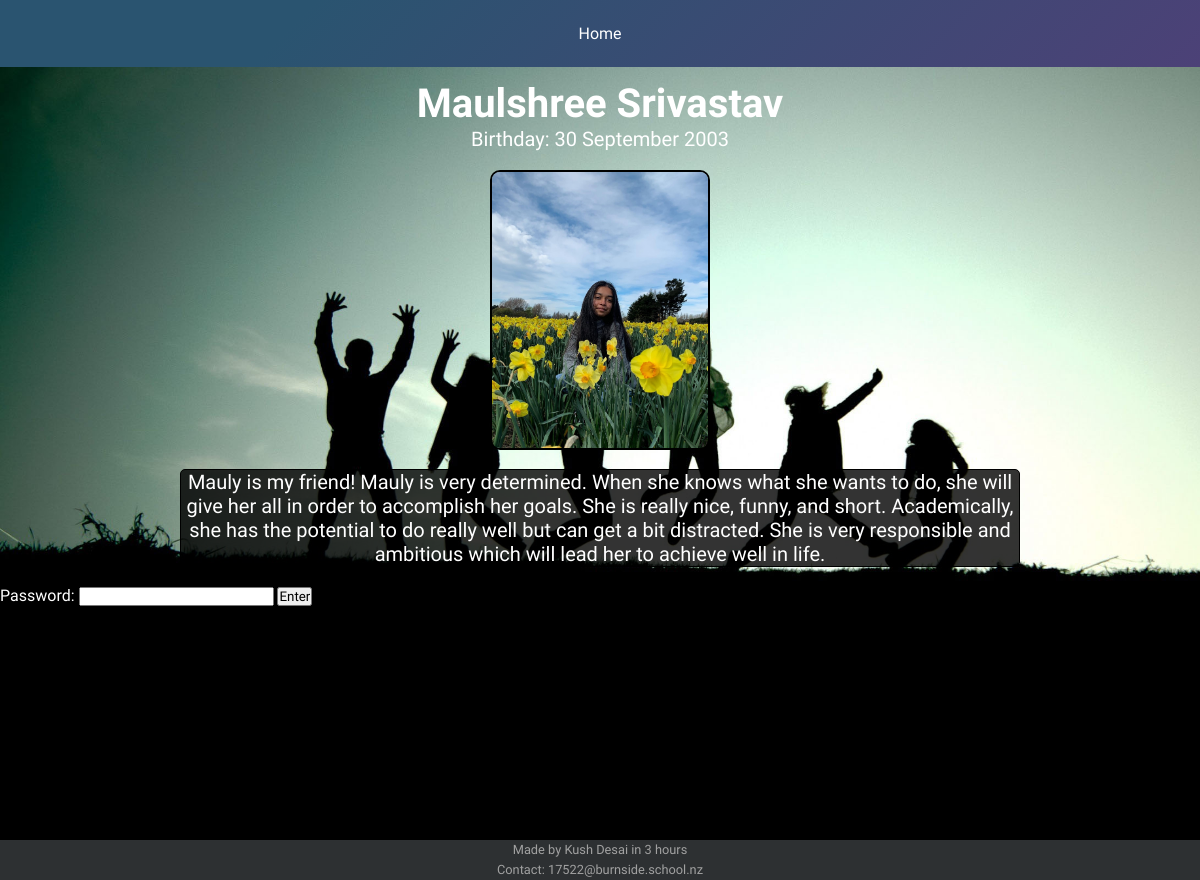
/friend/7, run on the app's committed database.
### tables this page shows
CREATE TABLE friend (id INTEGER PRIMARY KEY AUTOINCREMENT, name STRING, description TEXT, password STRING, message TEXT, image STRING, birthday STRING);

### main.py (the view, shortened to what this page needs)
@app.route('/friend/<int:id>', methods=['POST','GET'])
def friend(id):
    q = "SELECT * FROM Friend WHERE id = ?"
    val = (id, )
    friend = connect(q, val, single = True)
    print(friend)
    hidden = [""]
    return render_template('friend.html', friend = friend, hidden = hidden[0])

### main.py (called while the page is built)
@app.context_processor
def context_processor():
    return dict(title = app.config['TITLE'])

def connect(query, val = tuple(''), single = False):
    conn = sqlite3.connect(app.config['DATABASE'])
    cur = conn.cursor()
    if val:
        cur.execute(query, val)
    else:
        cur.execute(query)
    result = cur.fetchone() if single else cur.fetchall()
    conn.close()
    return result

### templates/friend.html (shortened to what this page needs)
{% extends 'layout.html' %} {% block content %}
<div class = 'friend'>
  <h1>{{ friend[1] }}</h1>
  <p>Birthday: {{friend[6]}}</p>
  <br>
  <img src = '{{ friend[5] }}' style="align-self:center;">
  <br>
  <div class = "text">
  <p>
    {{friend[2]}}
  </p>
  </div>
<br>
<form class = 'password' method="POST">
  <label>Password: </label>
  <input type ='password' name = 'password'>
  <input type = 'submit' value='Enter'>
</form>
<br>
</div>
{% endblock %}

### static/css/style.css (style rules this page uses)
* { margin:0; padding:0; box-sizing: border-box; font-family: 'Exo 2', sans-serif; }
body { color: white; background-image: url('/static/images/bg.jpg'); background-repeat: no-repeat; background-size: cover; }
h1 { font-size: 40px; text-align: center; padding: 0; margin: 0; }
p { font-size: 20px; color: white; text-align: center; }
img { border: 2px solid black; border-radius: 10px; max-height: 35vh; }
.text { margin: 0 auto; width: 70%; text-align: center; border: 1px solid black; border-radius: 5px; background: rgba(0,0,0,0.8); }
.friend { display: flex; justify-content: space-around; flex-direction: column; }

### data on the page
friend: name "Maulshree Srivastav", birthday "30 September 2003", image (picture), description "Mauly is my friend! Mauly is very determined. When she knows what she wants to do, she will give her all in order to accomplish her goals. She is really nice, funny, and short. Academically, she has the potential to do really well but can get a bit distracted. She is very responsible and ambitious which will lead her to achieve well in life."
